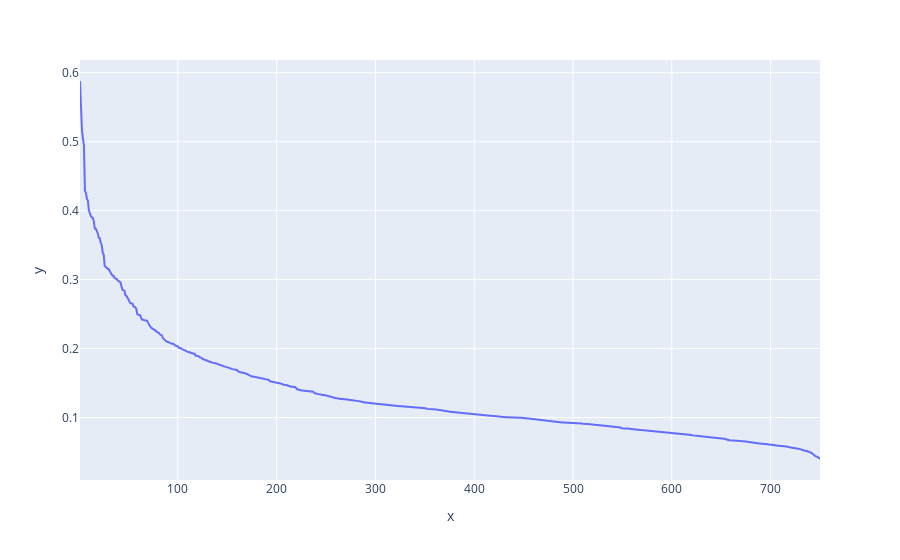

Notebook source saved alongside this figure:
### Markdown cell above
# Calculate eps
We do this in 2 steps<br>
1. Calculate the distances to THIS_MANY_CLOSEST_POINTS for every point in the dataset, then sort the results in descending order. Some of these points will be in a high density area (core and non-core points), so the average THIS_MANY_CLOSEST_POINTS distances will be smaller, others will be in a low density area (outliers), so the average THIS_MANY_CLOSEST_POINTS will be larger<br>
2. Find where the average distances starts growing the fastest.  Draw a vertical line through this point.  ANy eps to the left is a distance large enough that it risks erroneously merging distinct clusters together.

### Code cell
from sklearn.neighbors import NearestNeighbors
import plotly.express as px


# X_embedded is your data
nbrs = NearestNeighbors(n_neighbors=THIS_MANY_CLOSEST_POINTS ).fit(X)
distances, indices = nbrs.kneighbors(X)
distance_descending = sorted(distances[:,THIS_MANY_CLOSEST_POINTS-1], reverse=True);
px.line(x=list(range(1,len(distance_descending )+1)),y= distance_descending )

### Figure 1 — Plotly figure (JSON) as saved in the notebook; plotly's stock layout.template omitted (floating-point values rounded to 4 significant figures; data arrays with more than 128 entries replaced by an {"elided": "..."} marker saying what was removed)
{"data": [{"hovertemplate": "x=%{x}<br>y=%{y}<extra></extra>", "legendgroup": "", "line": {"color": "#636efa", "dash": "solid"}, "marker": {"symbol": "circle"}, "mode": "lines", "name": "", "orientation": "v", "showlegend": false, "type": "scatter", "x": {"elided": "750 int values"}, "xaxis": "x", "y": {"elided": "750 float values"}, "yaxis": "y"}], "layout": {"autosize": true, "legend": {"tracegroupgap": 0}, "margin": {"t": 60}, "xaxis": {"anchor": "y", "autorange": true, "domain": [0, 1], "range": [1, 750], "title": {"text": "x"}, "type": "linear"}, "yaxis": {"anchor": "x", "autorange": true, "domain": [0, 1], "range": [0.00934, 0.6185], "title": {"text": "y"}, "type": "linear"}}}
